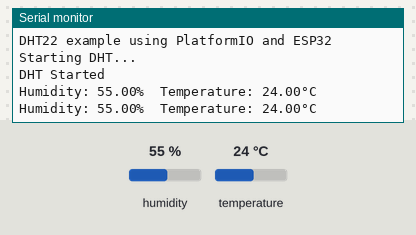
The program below on a simulated ESP32-S3. Shown: the last lines printed to the serial monitor. The inputs (shaded band) are chosen by the test bench; at power-on: humidity 55 %, temperature 24 °C.

Above: at 4.8 s.
4.9 s: humidity set to 22 %
At 6.6 s:
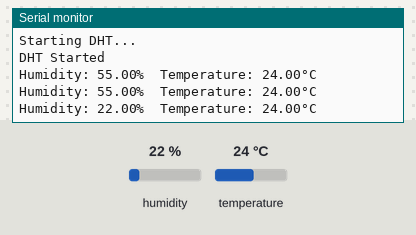
7.9 s: temperature set to 12 °C
At 8.4 s:
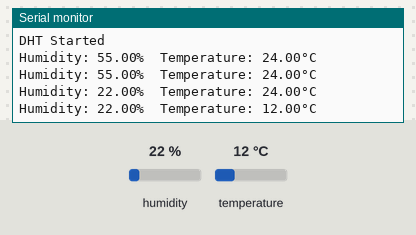
10.9 s: humidity set to 40 %
At 13.0 s:
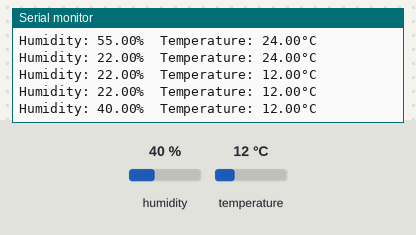
Timing chart, 0 to 14.5 s (numbered marks = the images above; inputs shaded):
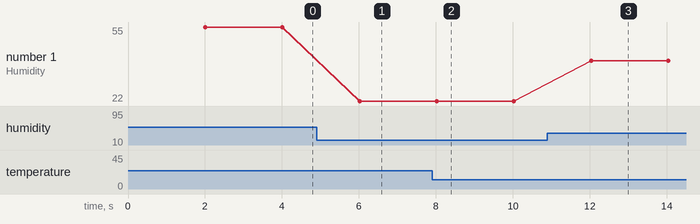

Measured:
- after the input at 4.9 s, the serial monitor: prints a new line after 1.1 s (image 1)
- after the input at 7.9 s, the serial monitor: prints a new line after 0.12 s (image 2)
- after the input at 10.9 s, the serial monitor: prints a new line after 1.1 s (image 3)
- plotted number 1: 55 → 22 after the input at 4.9 s, 22 → 40 after the input at 10.9 s

The program:

main.cpp
```cpp
#include <Arduino.h>
#include <Adafruit_Sensor.h>
#include <DHT.h>

#define DHTPIN 21
#define DHTTYPE DHT22

DHT dht(DHTPIN, DHTTYPE);

void setup() {
  // put your setup code here, to run once:
  Serial.begin(115200);
  Serial.println(F("DHT22 example using PlatformIO and ESP32"));
  Serial.println(F("Starting DHT..."));
  dht.begin();
  Serial.println(F("DHT Started"));
}

void loop() {
  // put your main code here, to run repeatedly:
  delay(2000);

  float humidity = dht.readHumidity();
  float temperature = dht.readTemperature();

  if (isnan(humidity) || isnan(temperature)) {
    Serial.println(F("Failed to read from DHT sensor!"));
    return;
  }

  // Print the results to the Serial Monitor
  Serial.print(F("Humidity: "));
  Serial.print(humidity);
  Serial.print(F("%  Temperature: "));
  Serial.print(temperature);
  Serial.println(F("°C"));
}
```
